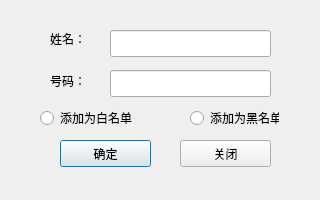
<?xml version="1.0" encoding="UTF-8"?>
<ui version="4.0">
 <class>NewContact</class>
 <widget class="QDialog" name="NewContact">
  <property name="geometry">
   <rect>
    <x>0</x>
    <y>0</y>
    <width>320</width>
    <height>200</height>
   </rect>
  </property>
  <property name="windowTitle">
   <string>Dialog</string>
  </property>
  <widget class="QLabel" name="label">
   <property name="geometry">
    <rect>
     <x>50</x>
     <y>30</y>
     <width>51</width>
     <height>17</height>
    </rect>
   </property>
   <property name="text">
    <string>姓名：</string>
   </property>
  </widget>
  <widget class="QLabel" name="label_2">
   <property name="geometry">
    <rect>
     <x>50</x>
     <y>70</y>
     <width>51</width>
     <height>21</height>
    </rect>
   </property>
   <property name="text">
    <string>号码：</string>
   </property>
  </widget>
  <widget class="QLineEdit" name="nameEdit">
   <property name="geometry">
    <rect>
     <x>110</x>
     <y>30</y>
     <width>161</width>
     <height>27</height>
    </rect>
   </property>
  </widget>
  <widget class="QLineEdit" name="numberEdit">
   <property name="geometry">
    <rect>
     <x>110</x>
     <y>70</y>
     <width>161</width>
     <height>27</height>
    </rect>
   </property>
  </widget>
  <widget class="QPushButton" name="OkButton">
   <property name="geometry">
    <rect>
     <x>60</x>
     <y>140</y>
     <width>91</width>
     <height>27</height>
    </rect>
   </property>
   <property name="sizePolicy">
    <sizepolicy hsizetype="Minimum" vsizetype="Fixed">
     <horstretch>0</horstretch>
     <verstretch>0</verstretch>
    </sizepolicy>
   </property>
   <property name="text">
    <string>确定</string>
   </property>
  </widget>
  <widget class="QPushButton" name="cancelButton">
   <property name="geometry">
    <rect>
     <x>180</x>
     <y>140</y>
     <width>91</width>
     <height>27</height>
    </rect>
   </property>
   <property name="text">
    <string>关闭</string>
   </property>
  </widget>
  <widget class="QRadioButton" name="whiteRadioButton">
   <property name="geometry">
    <rect>
     <x>40</x>
     <y>110</y>
     <width>101</width>
     <height>16</height>
    </rect>
   </property>
   <property name="text">
    <string>添加为白名单</string>
   </property>
  </widget>
  <widget class="QRadioButton" name="darkRadioButton">
   <property name="geometry">
    <rect>
     <x>190</x>
     <y>110</y>
     <width>89</width>
     <height>16</height>
    </rect>
   </property>
   <property name="text">
    <string>添加为黑名单</string>
   </property>
  </widget>
 </widget>
 <layoutdefault spacing="6" margin="11"/>
 <resources/>
 <connections/>
</ui>
